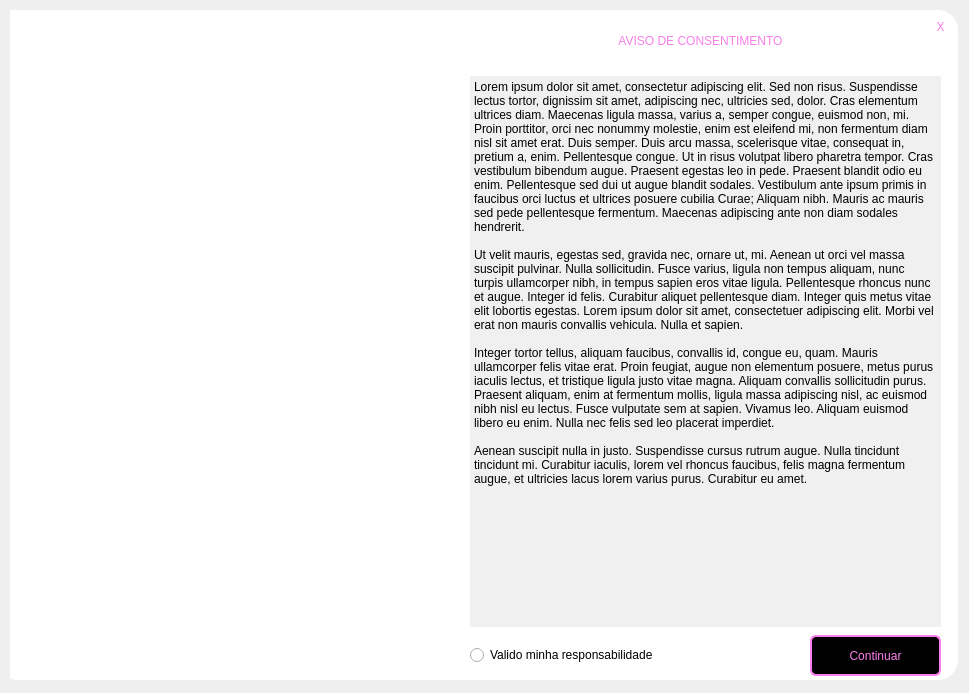
<?xml version="1.0" encoding="UTF-8"?>
<ui version="4.0">
 <class>Dialog</class>
 <widget class="QDialog" name="Dialog">
  <property name="geometry">
   <rect>
    <x>0</x>
    <y>0</y>
    <width>969</width>
    <height>693</height>
   </rect>
  </property>
  <property name="windowTitle">
   <string>Dialog</string>
  </property>
  <widget class="QFrame" name="frame">
   <property name="geometry">
    <rect>
     <x>10</x>
     <y>10</y>
     <width>948</width>
     <height>670</height>
    </rect>
   </property>
   <property name="styleSheet">
    <string notr="true">background-color: rgb(255, 255, 255);
border-radius: 20px;
</string>
   </property>
   <property name="frameShape">
    <enum>QFrame::StyledPanel</enum>
   </property>
   <property name="frameShadow">
    <enum>QFrame::Raised</enum>
   </property>
   <widget class="QFrame" name="frame_2">
    <property name="geometry">
     <rect>
      <x>-10</x>
      <y>-10</y>
      <width>461</width>
      <height>681</height>
     </rect>
    </property>
    <property name="styleSheet">
     <string notr="true">image: url(:/img/background.jpg);</string>
    </property>
    <property name="frameShape">
     <enum>QFrame::StyledPanel</enum>
    </property>
    <property name="frameShadow">
     <enum>QFrame::Raised</enum>
    </property>
   </widget>
   <widget class="QLabel" name="label">
    <property name="geometry">
     <rect>
      <x>460</x>
      <y>-10</y>
      <width>461</width>
      <height>81</height>
     </rect>
    </property>
    <property name="styleSheet">
     <string notr="true">color: rgb(249, 127, 234);
font: 20pt &quot;MS Shell Dlg 2&quot;;
background-color: none;</string>
    </property>
    <property name="text">
     <string>AVISO DE CONSENTIMENTO</string>
    </property>
    <property name="alignment">
     <set>Qt::AlignCenter</set>
    </property>
   </widget>
   <widget class="QPlainTextEdit" name="plainTextEdit">
    <property name="geometry">
     <rect>
      <x>460</x>
      <y>66</y>
      <width>471</width>
      <height>551</height>
     </rect>
    </property>
    <property name="styleSheet">
     <string notr="true">background-color: rgb(240, 240, 240);
border-radius: 0px;
font: 10pt &quot;MS Shell Dlg 2&quot;;</string>
    </property>
    <property name="readOnly">
     <bool>true</bool>
    </property>
    <property name="plainText">
     <string>Lorem ipsum dolor sit amet, consectetur adipiscing elit. Sed non risus. Suspendisse lectus tortor, dignissim sit amet, adipiscing nec, ultricies sed, dolor. Cras elementum ultrices diam. Maecenas ligula massa, varius a, semper congue, euismod non, mi. Proin porttitor, orci nec nonummy molestie, enim est eleifend mi, non fermentum diam nisl sit amet erat. Duis semper. Duis arcu massa, scelerisque vitae, consequat in, pretium a, enim. Pellentesque congue. Ut in risus volutpat libero pharetra tempor. Cras vestibulum bibendum augue. Praesent egestas leo in pede. Praesent blandit odio eu enim. Pellentesque sed dui ut augue blandit sodales. Vestibulum ante ipsum primis in faucibus orci luctus et ultrices posuere cubilia Curae; Aliquam nibh. Mauris ac mauris sed pede pellentesque fermentum. Maecenas adipiscing ante non diam sodales hendrerit.

Ut velit mauris, egestas sed, gravida nec, ornare ut, mi. Aenean ut orci vel massa suscipit pulvinar. Nulla sollicitudin. Fusce varius, ligula non tempus aliquam, nunc turpis ullamcorper nibh, in tempus sapien eros vitae ligula. Pellentesque rhoncus nunc et augue. Integer id felis. Curabitur aliquet pellentesque diam. Integer quis metus vitae elit lobortis egestas. Lorem ipsum dolor sit amet, consectetuer adipiscing elit. Morbi vel erat non mauris convallis vehicula. Nulla et sapien.

Integer tortor tellus, aliquam faucibus, convallis id, congue eu, quam. Mauris ullamcorper felis vitae erat. Proin feugiat, augue non elementum posuere, metus purus iaculis lectus, et tristique ligula justo vitae magna. Aliquam convallis sollicitudin purus. Praesent aliquam, enim at fermentum mollis, ligula massa adipiscing nisl, ac euismod nibh nisl eu lectus. Fusce vulputate sem at sapien. Vivamus leo. Aliquam euismod libero eu enim. Nulla nec felis sed leo placerat imperdiet.

Aenean suscipit nulla in justo. Suspendisse cursus rutrum augue. Nulla tincidunt tincidunt mi. Curabitur iaculis, lorem vel rhoncus faucibus, felis magna fermentum augue, et ultricies lacus lorem varius purus. Curabitur eu amet.
</string>
    </property>
   </widget>
   <widget class="QRadioButton" name="check">
    <property name="geometry">
     <rect>
      <x>460</x>
      <y>635</y>
      <width>251</width>
      <height>20</height>
     </rect>
    </property>
    <property name="cursor">
     <cursorShape>PointingHandCursor</cursorShape>
    </property>
    <property name="styleSheet">
     <string notr="true">font: 10pt &quot;MS Shell Dlg 2&quot;;</string>
    </property>
    <property name="text">
     <string>Valido minha responsabilidade</string>
    </property>
   </widget>
   <widget class="QPushButton" name="next">
    <property name="geometry">
     <rect>
      <x>800</x>
      <y>625</y>
      <width>131</width>
      <height>41</height>
     </rect>
    </property>
    <property name="cursor">
     <cursorShape>PointingHandCursor</cursorShape>
    </property>
    <property name="styleSheet">
     <string notr="true">QPushButton {
	border: 2px solid rgb(249, 127, 234);
	color: rgb(249, 127, 234);
	background-color: rgb(0, 0, 0);
	border-radius: 6px;
}

QPushButton:hover {
	background-color: rgb(35, 35, 35);
	color: rgb(255, 130, 241);
}

QPushButton:pressed {
	color: rgb(249, 127, 234);
	background-color: rgb(0, 0, 0);
}</string>
    </property>
    <property name="text">
     <string>Continuar</string>
    </property>
   </widget>
   <widget class="QPushButton" name="quit">
    <property name="geometry">
     <rect>
      <x>915</x>
      <y>6</y>
      <width>31</width>
      <height>21</height>
     </rect>
    </property>
    <property name="cursor">
     <cursorShape>PointingHandCursor</cursorShape>
    </property>
    <property name="styleSheet">
     <string notr="true">color: rgb(249, 127, 234);
font: 12pt &quot;MS Shell Dlg 2&quot;;
background-color: none;
</string>
    </property>
    <property name="text">
     <string>X</string>
    </property>
   </widget>
  </widget>
 </widget>
 <resources>
  <include location="img.qrc"/>
 </resources>
 <connections/>
</ui>
